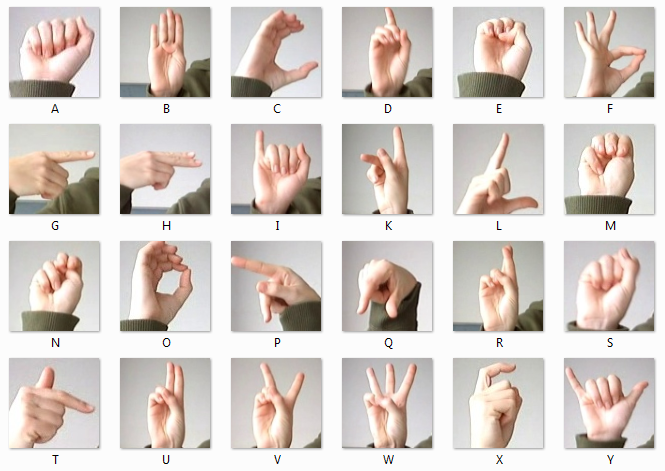
#> input picture dataset/archive/amer_sign2.png, 665 x 471 px, found by its file name
$ python chart_to_csv.py
#> lines starting #> are read from the running program, lines starting #| are printed output that depends on the picture
import csv
import os
from PIL import Image, ImageOps, ImageFilter
import numpy as np

LABELS = [
    'ALL_DONE',
    'YES',
    'HELP',
    'PLEASE',
    'MORE',
    'THANK_YOU',
    'NO',
    'STOP'
]


def process_crop(img, size=(28, 28)):
    img = img.convert('L')
    img = ImageOps.autocontrast(img)
    resample = getattr(Image, 'Resampling', Image).LANCZOS if hasattr(Image, 'Resampling') else Image.LANCZOS
    img = img.resize(size, resample)
    return np.array(img).flatten().tolist()


def augment_crop(img, size=(28, 28)):
    variants = []
    base = img.convert('L')
    variants.append(base)

    variants.append(base.transpose(Image.FLIP_LEFT_RIGHT))
    variants.append(base.rotate(5, expand=False, fillcolor=255))
    variants.append(base.rotate(-5, expand=False, fillcolor=255))
    variants.append(base.filter(ImageFilter.GaussianBlur(radius=1)))
    variants.append(ImageOps.invert(base))

    resample = getattr(Image, 'Resampling', Image).LANCZOS if hasattr(Image, 'Resampling') else Image.LANCZOS
    augmented = []
    for v in variants:
        v = ImageOps.autocontrast(v)
        v = v.resize(size, resample)
        augmented.append(v)

    return augmented


def crop_grid(image_path, rows=2, cols=4):
#> called with image_path = 'dataset/archive/amer_sign2.png', rows = 2, cols = 4
    img = Image.open(image_path)
#> img is the input picture: PIL image 665x471 RGBA; mean R, G, B, A 216.2, 207.3, 201.9, 255
    w, h = img.size
#> w = 665; h = 471
    cell_w = w / cols
#> cell_w = 166.2
    cell_h = h / rows
#> cell_h = 235.5
    crops = []

    for idx, label in enumerate(LABELS):
        row = idx // cols
        col = idx % cols
        left = int(col * cell_w)
        upper = int(row * cell_h)
        right = int((col + 1) * cell_w)
        lower = int((row + 1) * cell_h)
        crop = img.crop((left, upper, right, lower))
        crops.append((label, crop))
#> this loop made 8 passes
#> pass 2, in crop_grid, `crop = img.crop((left, upper, right, lower))`:
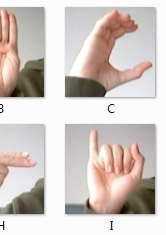
#> crop: PIL image 166x235 RGBA; mean R, G, B, A 210.3, 200.4, 195.5, 255
#> pass 3, in crop_grid, `crop = img.crop((left, upper, right, lower))`:
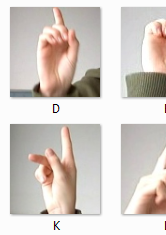
#> crop: PIL image 166x235 RGBA; mean R, G, B, A 214.4, 206.4, 200.6, 255
#> after the loop, crops = 8 items

    return crops


def main(image_path=None, out_csv=None, augment=True):
    if image_path is None:
        image_path = os.path.join('dataset', 'archive', 'amer_sign2.png')
    if out_csv is None:
        out_csv = os.path.join('dataset', 'archive', 'custom_sign_words.csv')

    if not os.path.exists(image_path):
        raise FileNotFoundError(f'Chart image not found: {image_path}')

    rows = []
    crops = crop_grid(image_path)
#> crops = 8 items
    for label, crop in crops:
        if augment:
            variants = augment_crop(crop)
        else:
            variants = [crop]

        for var in variants:
            rows.append([label] + process_crop(var))
#> this loop made 8 passes
#> label on passes 1 to 8: 'ALL_DONE', 'YES', 'HELP', 'PLEASE', 'MORE', 'THANK_YOU', 'NO', 'STOP'
#> pass 1, in augment_crop, `base = img.convert('L')`:
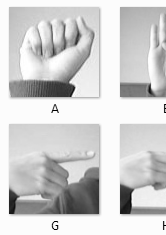
#> base: PIL image 166x235 L; min 0, max 255, mean 208
#> pass 1, in process_crop, `img = img.convert('L')`:
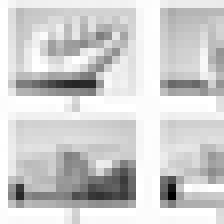
#> img: PIL image 28x28 L (shown 8 times larger); min 0, max 255, mean 207.6
#> pass 1, in process_crop (call 2), `img = img.convert('L')`:
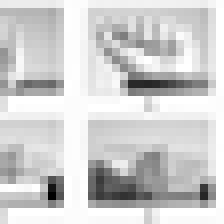
#> img: PIL image 28x28 L (shown 8 times larger); min 0, max 255, mean 207.6
#> pass 1, in process_crop (call 3), `img = img.convert('L')`:
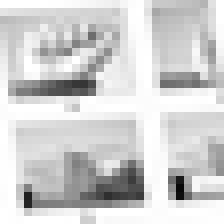
#> img: PIL image 28x28 L (shown 8 times larger); min 8, max 255, mean 208.4
#> after the loop:
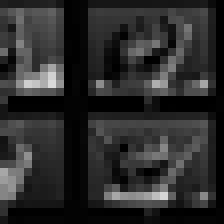
#> var: PIL image 28x28 L (shown 8 times larger); min 0, max 217, mean 43.8
#> after the loop, rows = 48 items

    os.makedirs(os.path.dirname(out_csv), exist_ok=True)
    with open(out_csv, 'w', newline='') as f:
        writer = csv.writer(f)
        writer.writerow(['label'] + [f'pixel{i}' for i in range(28 * 28)])
        writer.writerows(rows)

    print(f'Wrote {len(rows)} rows to {out_csv}')
#| Wrote 48 rows to dataset/archive/custom_sign_words.csv


if __name__ == '__main__':
    main()

$ run again, with dataset/archive/american_sign_language.PNG copied over dataset/archive/amer_sign2.png
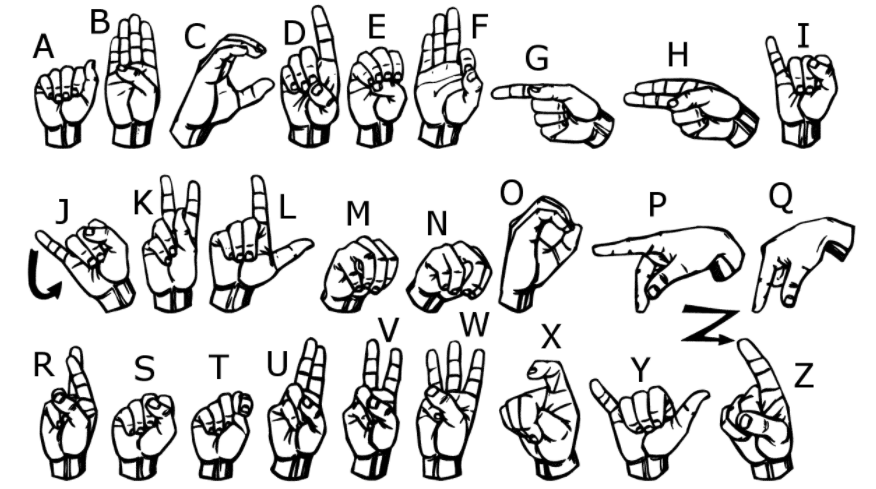
#> input picture dataset/archive/american_sign_language.PNG, 876 x 489 px, found by its file name
#> in crop_grid, img is the input picture: PIL image 876x489 RGBA; mean R, G, B, A 217.1, 217.1, 217.1, 255
#> after the loop in crop_grid, `for idx, label in enumerate(LABELS):`: crops = 8 items
#> the loop in main, `for label, crop in crops:` made 8 passes
#> label on passes 1 to 8: 'ALL_DONE', 'YES', 'HELP', 'PLEASE', 'MORE', 'THANK_YOU', 'NO', 'STOP'
#> pass 1, in process_crop (call 2), `img = img.convert('L')`:
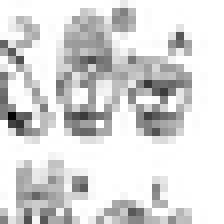
#> img: PIL image 28x28 L (shown 8 times larger); min 2, max 255, mean 216.7
#> after the loop in main, `for label, crop in crops:`:
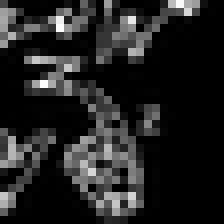
#> var: PIL image 28x28 L (shown 8 times larger); min 0, max 253, mean 34.3
#> after the loop in main, `for label, crop in crops:`: rows = 48 items
#| Wrote 48 rows to dataset/archive/custom_sign_words.csv
